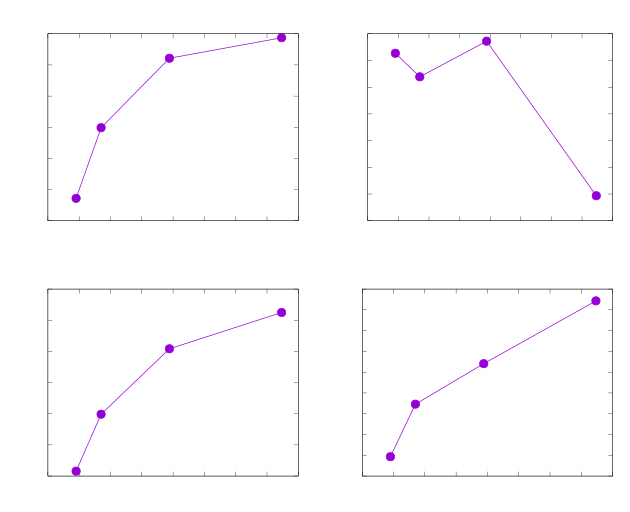

Source code (gnuplot):
set terminal cairolatex pdf color size 16cm,13cm font ",9"
set output "figures/assignment5_mesh_metrics.tex"
set datafile separator comma
set multiplot layout 2,2 rowsfirst
set grid xtics ytics back lc rgb "#d0d0d0"
set xlabel "Number of volume cells"
set format x "%.1t$\\times10^{%T}$"
set ylabel "Resistance (Pa/(L/min))"
set title "Resistance (Pa/(L/min))"
plot "/home/hvoverme/tracheomalacia_cfd/assignment/data/mesh_sensitivity.csv" using 3:14 every ::1 with linespoints lw 2 pt 7 notitle
set ylabel "Right-lung flow fraction (\\%)"
set title "Right-lung flow fraction (\\%)"
plot "/home/hvoverme/tracheomalacia_cfd/assignment/data/mesh_sensitivity.csv" using 3:17 every ::1 with linespoints lw 2 pt 7 notitle
set ylabel "Right-superior share of right flow (\\%)"
set title "Right-superior share of right flow (\\%)"
plot "/home/hvoverme/tracheomalacia_cfd/assignment/data/mesh_sensitivity.csv" using 3:19 every ::1 with linespoints lw 2 pt 7 notitle
set ylabel "Matched-section peak velocity (m/s)"
set title "Matched-section peak velocity (m/s)"
plot "/home/hvoverme/tracheomalacia_cfd/assignment/data/mesh_sensitivity.csv" using 3:16 every ::1 with linespoints lw 2 pt 7 notitle
unset multiplot
unset output
